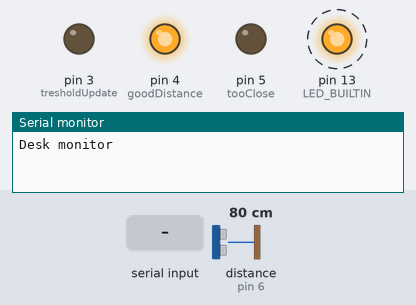
The sketch below on a simulated Arduino Uno, built with avr-gcc and run on an emulated ATmega328P. Parts: output pins drawn as LEDs (lit = HIGH), the last lines printed to the serial monitor. Wiring (inferred from the names in the program): ultrasonic range finder: trigger pin 7; echo pin 6. Dashed ring = blinking. The test bench sets the inputs (shaded band); at power-on: distance to the obstacle (sensor on pin 6) 80 cm. The echo pulse lasts 58.3 µs per cm; pins used as bus, display or sensor lines are not drawn.

Above: at 1.29 s.
1.3 s: "tres:,45\n" received over the second serial link
At 2.7 s:
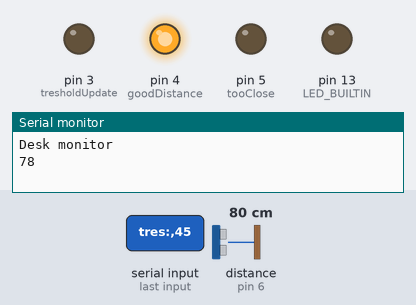
At 4.6 s:
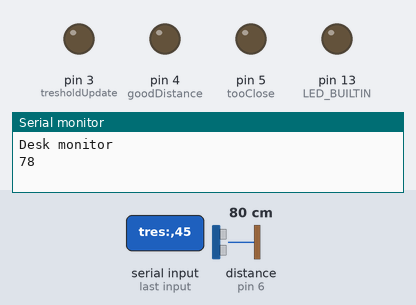
4.8 s: "tres:90\n" received over the second serial link
At 8.6 s:
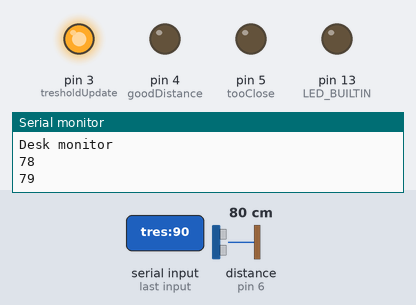
10.9 s: distance to the obstacle (sensor on pin 6) set to 250 cm
14.4 s: distance to the obstacle (sensor on pin 6) set to 2 cm
17.9 s: distance to the obstacle (sensor on pin 6) set to 89 cm
21.4 s: distance to the obstacle (sensor on pin 6) set to 96 cm
At 21.77 s:
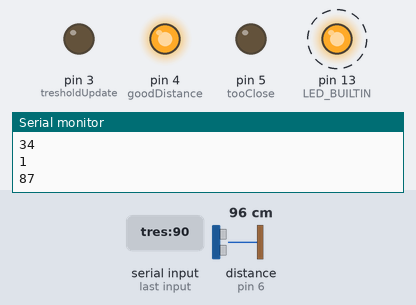
Timing chart, 0 to 25.9 s (numbered marks = the images above; inputs shaded):
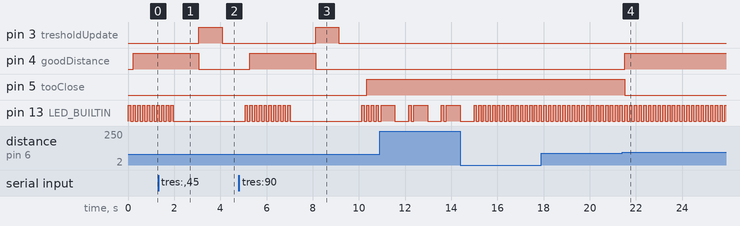

The sketch:

arduino.ino
```cpp
#include <SoftwareSerial.h>

void flashLed(int ms,int pin);
long getFilteredDistance();
void detect(int distance);

// Bluetooth Module
const int rx = 10;
const int tx = 11;

// Ultrasonic sensor
const int trig = 7, echo = 6;

// Too Close detection
const int tooClose = 5;
const int goodDistance = 4;
const int tresholdUpdate = 3;

int treshold = 10; // in centimeters

SoftwareSerial BT(rx,tx);

void setup() {
    pinMode(LED_BUILTIN,OUTPUT);

    pinMode(trig,OUTPUT);
    pinMode(echo,INPUT);

    pinMode(tooClose,OUTPUT);
    pinMode(goodDistance,OUTPUT);
    pinMode(tresholdUpdate,OUTPUT);

    // Begin USB Serial
    Serial.begin(9600);
    BT.begin(9600);

    Serial.println("Desk monitor");
    BT.println("Desk Monitor");
}

void loop()
{
    // Reading bluetooth data if available
    if (BT.available()) {
        auto data = BT.readString();

        if (data.startsWith("tres:")) {
            String num = data.substring(5);
            treshold = num.toInt();

            digitalWrite(tooClose,LOW);
            digitalWrite(goodDistance,LOW);
            flashLed(1000, tresholdUpdate);
        }
    }

    auto distance = getFilteredDistance();
    Serial.println(distance);
    BT.println(distance);
}

void flashLed(int ms,int pin) {
    digitalWrite(pin,HIGH);
    delay(ms);
    digitalWrite(pin,LOW);
    delay(ms);
}

/*
* Read distance (in centimeters)
*/
long getDistance() {
    // Clear trig pin
    digitalWrite(trig, LOW);
    delayMicroseconds(2);

    // Send pulse to trig
    digitalWrite(trig, HIGH);
    delayMicroseconds(10);
    digitalWrite(trig, LOW);

    // Get pulse time for echo
    long duration = pulseIn(echo, HIGH);

    return duration * 0.034 / 2; // Speed of sound wave divided by 2 (go and back)
}

void detect(int distance) {
    // Too Close detection
    if (distance <= treshold) {
        digitalWrite(tooClose,HIGH);
        digitalWrite(goodDistance,LOW);
    } else {
        digitalWrite(tooClose,LOW);
        digitalWrite(goodDistance,HIGH);
    }
}

long getFilteredDistance() {

    auto distances = 0;
    auto numMeasure = 0;

    for(auto i =0; i<10; i++) {
        flashLed(100, LED_BUILTIN);
        auto distance = getDistance();


        if (distance >= 200) {
            flashLed(600, LED_BUILTIN); // Indicate bad value.
            continue;
        }

        detect(distance);

        distances += distance;
        numMeasure ++;
    }

    auto distance = distances / numMeasure;
    return distance;
}
```

Measured:
- the behaviour switches between 92 and 93 cm on distance to the obstacle (sensor on pin 6) (found by bisection; images 3 and 4)
- after the input at 1.3 s, pin 3 (tresholdUpdate): LOW → HIGH after 1.8 s, → LOW 1.0 s later; pin 4 (goodDistance): HIGH → LOW after 1.8 s; pin 13 (LED_BUILTIN): goes on until 2.0 s, then stays LOW
- after the input at 4.8 s, pin 3 (tresholdUpdate): LOW → HIGH after 3.3 s, → LOW 1.0 s later; pin 5 (tooClose): LOW → HIGH after 5.5 s
- after the input at 21.4 s, pin 4 (goodDistance): LOW → HIGH after 0.12 s; pin 5 (tooClose): HIGH → LOW after 0.12 s
- by itself, pin 13 (LED_BUILTIN): alternates HIGH for 0.10 s and LOW for 0.11 s
